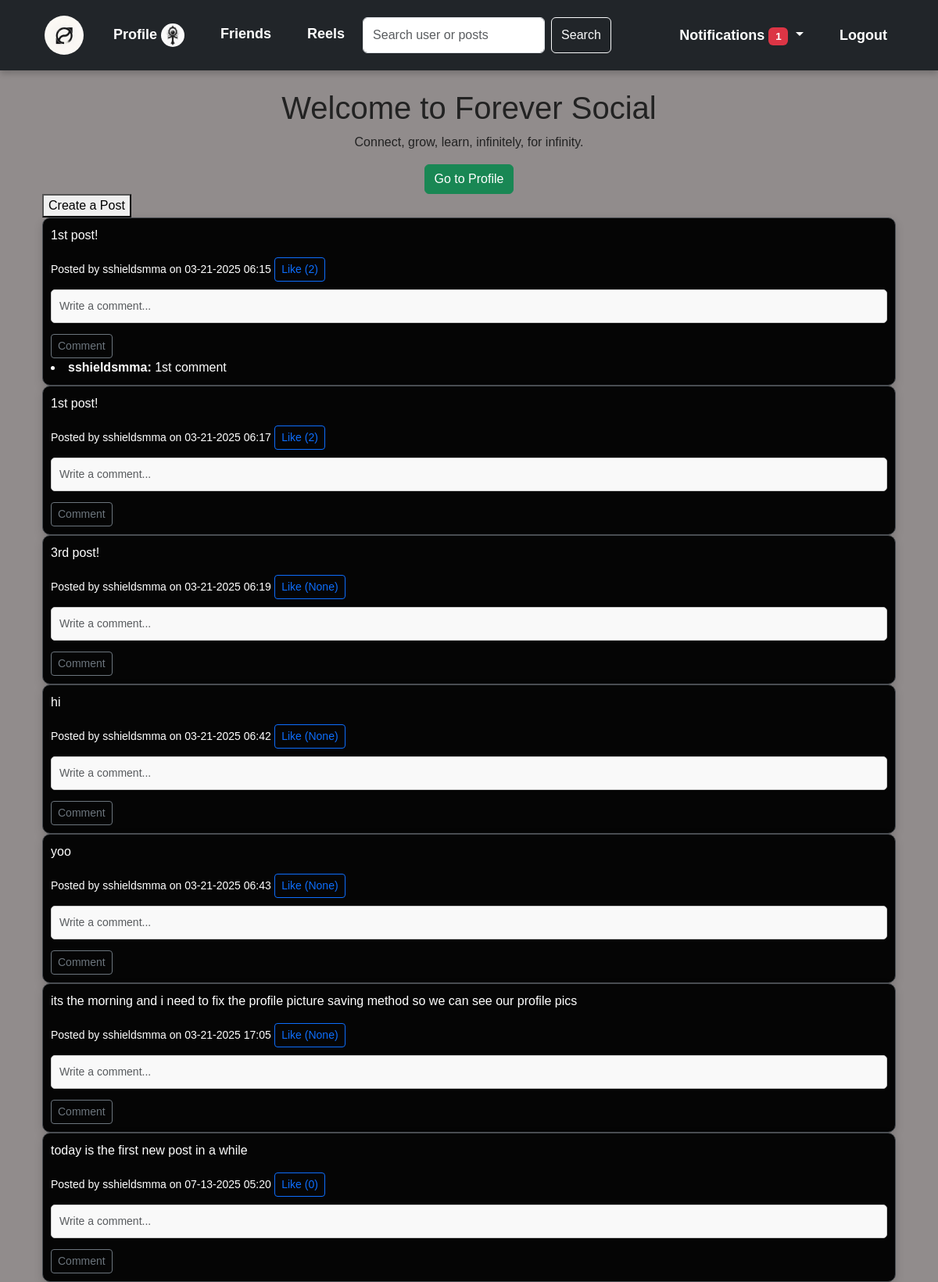
The app's page / (signed in) with its own data.
### app/models.py (models this page shows, shortened)
class User(db.Model, UserMixin):
    id = db.Column(db.Integer, primary_key=True)
    email = db.Column(db.String(120), unique=True, nullable=False)
    first_name = db.Column(db.String(120), nullable=False)
    last_name = db.Column(db.String(120), nullable=False)
    username = db.Column(db.String(120), nullable=False)
    password = db.Column(db.String(255), nullable=False)
    date_of_birth = db.Column(db.Date, nullable=False)
    bio = db.Column(db.Text, nullable=True, default="Hi")
    profile_picture = db.Column(db.String(255), default='/static/default_profile.png')
    friends = db.relationship(
        'User',
        secondary=friends_table,
        primaryjoin=(friends_table.c.user_id == id),
        secondaryjoin=(friends_table.c.friend_id == id),
        backref=db.backref('friend_list', lazy='dynamic'),
        lazy='dynamic'
    )

class Post(db.Model):
    id = db.Column(db.Integer, primary_key=True)
    title = db.Column(db.String(100), nullable=True)
    content = db.Column(db.Text, nullable=False)
    date_posted = db.Column(db.DateTime, default=datetime.utcnow)
    user_id = db.Column(db.Integer, db.ForeignKey('user.id'), nullable=False)
    likes = db.Column(db.Integer, default=0, nullable=False)
    comments = db.Column(db.Text, nullable=True)
    views = db.Column(db.Integer, default=0)
    comments = db.relationship('Comment', backref='post', lazy=True)
    user = db.relationship('User', backref='posts', lazy=True)

class Comment(db.Model):
    id = db.Column(db.Integer, primary_key=True)
    content = db.Column(db.Text, nullable=False)
    date_posted = db.Column(db.DateTime, default=datetime.utcnow)
    user_id = db.Column(db.Integer, db.ForeignKey('user.id'), nullable=False)
    post_id = db.Column(db.Integer, db.ForeignKey('post.id'), nullable=False)
    user = db.relationship('User', backref='comments')

### app/routes/main.py (the view)
@main.route('/')
def index():
    if current_user.is_authenticated:
        posts = Post.query.all()
    else:
        flash('Please login to view posts')
        posts = []
    return render_template('index.html', posts=posts, user=current_user)

### app/models.py (called while the page is built)
@login_manager.user_loader
def load_user(user_id):
    return User.query.get(int(user_id))

### app/routes/main.py (called while the page is built)
@main.context_processor
def inject_notifications():
    if current_user.is_authenticated:
        pending_requests = FriendRequest.query.filter_by(receiver_id=current_user.id, status='pending').all()
    else:
        pending_requests = []
    return dict(pending_requests=pending_requests)

### app/templates/index.html (shortened to what this page needs)
{% extends "layout.html" %}
{% block content %}
<div class="text-center">
    <h1>Welcome to Forever Social</h1>
    <p>Connect, grow, learn, infinitely, for infinity.</p>
    {% if not current_user.is_authenticated %}
        <a href = "{{ url_for('auth.login') }}" class="btn btn-secondary">Login to view your profile</a>
    {% else %}
        <a href="{{ url_for('users.profile', user_id=current_user.id) }}" class="btn btn-success">Go to Profile</a>
    {% endif %}
</div>
<div class="container">
    <div class="post-form">
        <button onclick="toggleForm()">Create a Post</button>
    </div>
    <div class="posts" id="posts">
    {% for post in posts %}
        <div class="post-container">
            <div class="post">
                <a href="{{ url_for('main.post', post_id=post.id) }}" style="text-decoration: none; color: inherit;">
                    <p>{{ post.content }}</p>
                    <small>Posted by {{ post.user.username }} on {{ post.date_posted.strftime('%m-%d-%Y %H:%M') }}</small>
                </a>
                <form action="{{ url_for('main.like_post', post_id=post.id) }}" method="post" style="display: inline;">
                    <button type="submit" class="btn btn-sm btn-outline-primary">Like ({{ post.likes }})</button>
                </form>
                <form action="{{ url_for('main.comment_post', post_id=post.id) }}" method="post">
                    <input type="text" name="comment" placeholder="Write a comment..." class="form-control form-control-sm" />
                    <button type="submit" class="btn btn-sm btn-outline-secondary mt-1">Comment</button>
                </form>
                {% for comment in post.comments or [] %}
                    <li><strong>{{ comment.user.username }}:</strong> {{ comment.content }}</li>
                {% endfor %}
            </div>
        </div>
    {% endfor %}
</div>
{% endblock %}

### app/templates/navbar.html (shortened to what this page needs)
<nav class="navbar navbar-expand-lg navbar-dark bg-dark">
    <div class="container">
        <a class="navbar-brand" href="{{ url_for('main.index') }}">
            <img src="{{ url_for('static', filename='images/logo.png') }}" width="30" height="30" class="d-inline-block align-top" alt="">
        </a>
        <div class="collapse navbar-collapse" id="navbarNav">
            <ul class="navbar-nav me-auto">
                {% if current_user.is_authenticated %}
                <li class="nav-item">
                    <a class="nav-link" href="{{ url_for('users.profile', user_id=current_user.id) }}">
                        Profile <img src="{{ url_for('static', filename='images/profile_pics/' + current_user.profile_picture) }}?v={{ current_user.id }}" alt="Profile Picture"
                        style="width: 30px; height: 30px; border-radius: 50%;" >
                    </a>
                </li>
                {% if current_user.is_authenticated %}
                <li class="nav-item">
                    <a class="nav-link" href="{{ url_for('users.friends_list', user_id=current_user.id) }}">Friends</a>
                </li>
                {% endif %}
                <li class="nav-item">
                    <a class="nav-link" href="{{ url_for('reels.get_reels') }}">Reels</a>
                </li>
                <form class="d-flex ms-auto" action="{{ url_for('main.search') }}" method="get">
                    <input class="form-control me-2" type="search" name="query" placeholder="Search user or posts" aria-label="Search">
                    <button class="btn btn-outline-light" type="submit">Search</button>
                </form>
            </ul>
            <ul class="navbar-nav">
                <li class="nav-item dropdown">
                    <a class="nav-link dropdown-toggle" href="#" id="navbarDropdown" role="button" data-bs-toggle="dropdown" aria-expanded="false">
                        Notifications <span class="badge bg-danger">{{ pending_requests|length }}</span>
                    </a>
                        {% if pending_requests %}
                            {% for request in pending_requests %}
                                </li>
                            {% endfor %}
                        {% else %}
                            <li class="dropdown-item">No new friend requests</li>
                        {% endif %}
                    </ul>
                <li class="nav-item">
                    <a class="nav-link" href="{{ url_for('auth.logout') }}">Logout</a>
                </li>
                {% endif %}
        </div>
    </div>
</nav>

### app/static/styles.css (style rules this page uses)
body { font-family: 'Arial', sans-serif; background-color: #918c8c; margin: 0; padding: 0; color: #222; }
a { text-decoration: none; color: #C9A227; }
.navbar { background-color: black; padding: 15px 20px; display: flex; justify-content: space-between; align-items: center; box-shadow: 0 4px 8px rgba(0, 0, 0, 0.2); }
.navbar a { color: white; font-weight: bold; font-size: 18px; margin: 0 15px; }
.navbar-brand img { width: 50px; height: 50px; border-radius: 50%; }
input[type="text"], input[type="email"], input[type="password"], textarea { width: 100%; padding: 10px; margin: 10px 0; border-radius: 5px; border: 1px solid #ccc; background: #f9f9f9; }
.post { background-color: #050505; color: white; border: 1px solid #4A4E53; padding: 10px; border-radius: 10px; font-family: Arial, sans-serif; font-size: 16px; box-shadow: 0px 4px 12px rgba(0, 0, 0, 0.15); }

### records on screen
User: profile_picture (picture)
Post: content "1st post!", user.username "sshieldsmma", date_posted "03-21-2025 06:15", likes "2"
Comment: user.username "sshieldsmma", content "1st comment"
Post: content "1st post!", user.username "sshieldsmma", date_posted "03-21-2025 06:17", likes "2"
Post: content "3rd post!", user.username "sshieldsmma", date_posted "03-21-2025 06:19", likes "None"
Post: content "hi", user.username "sshieldsmma", date_posted "03-21-2025 06:42", likes "None"
Post: content "yoo", user.username "sshieldsmma", date_posted "03-21-2025 06:43", likes "None"
Post: content "its the morning and i need to fix the profile picture saving method so we can see our profile pics", user.username "sshieldsmma", date_posted "03-21-2025 17:05", likes "None"
Post: content "today is the first new post in a while", user.username "sshieldsmma", date_posted "07-13-2025 05:20", likes "0"

### other values on screen
{{ pending_requests|length }} "1"
